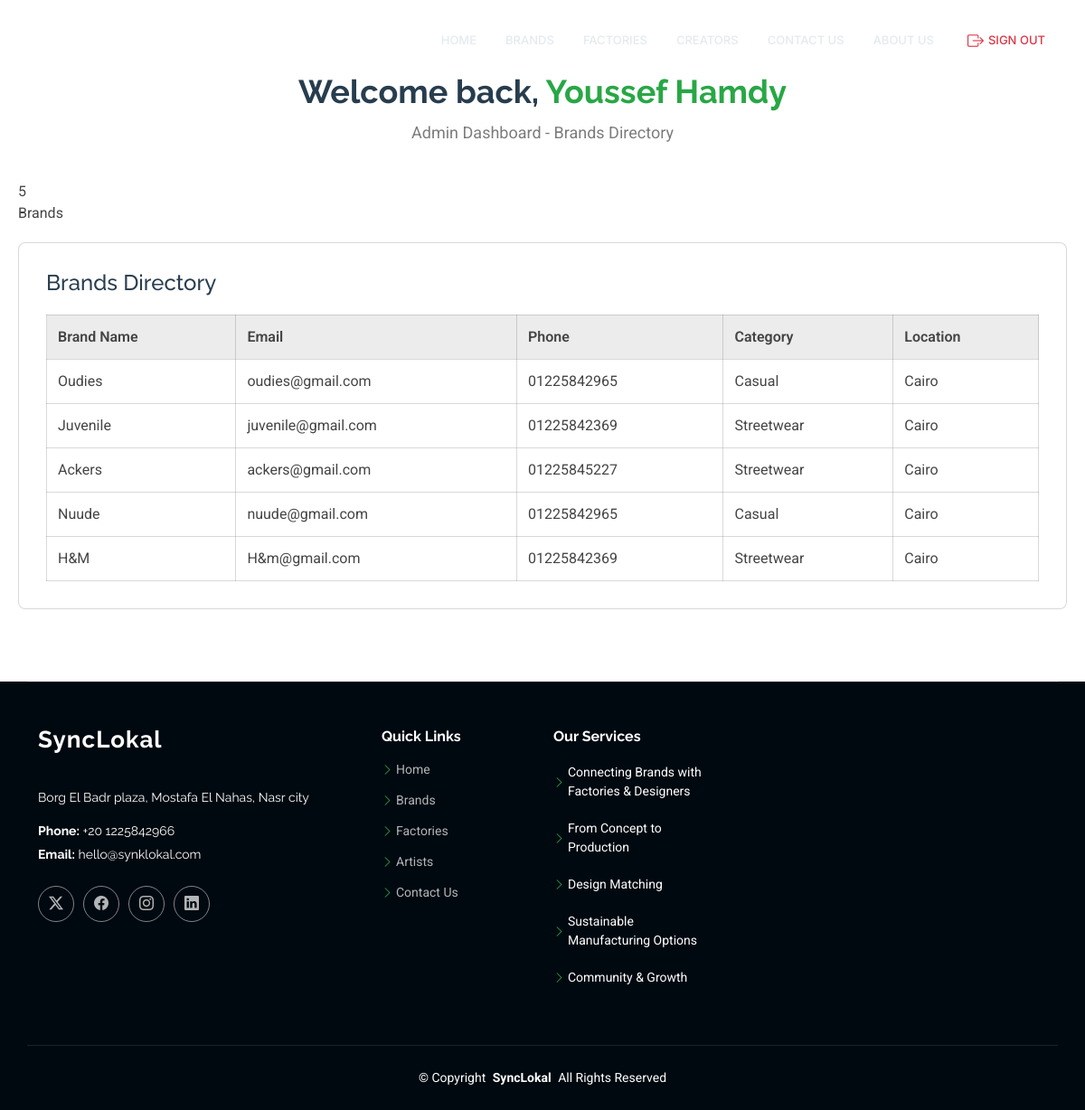
Page /admin_dash/brands_directory.php (signed in) on the committed database.
### tables this page shows
CREATE TABLE `website_admin` (
  `Admin_ID` int(11) NOT NULL,
  `First_Name` varchar(100) DEFAULT NULL,
  `Last_Name` varchar(100) DEFAULT NULL,
  `Email` varchar(100) DEFAULT NULL,
  `Phone` varchar(20) DEFAULT NULL,
  `Password` varchar(255) DEFAULT NULL
);

CREATE TABLE `brand` (
  `Brand_ID` int(11) NOT NULL,
  `Brand_Name` varchar(100) DEFAULT NULL,
  `Email` varchar(100) DEFAULT NULL,
  `Phone` varchar(20) DEFAULT NULL,
  `Category` varchar(50) DEFAULT NULL,
  `Location` varchar(100) DEFAULT NULL,
  `Website_URL` varchar(100) DEFAULT NULL,
  `User_ID` int(11) DEFAULT NULL,
  `image_data` longblob DEFAULT NULL,
  `image_mime_type` varchar(50) DEFAULT NULL
);

### admin_dash/brands_directory.php (the view, shortened to what this page needs)
<?php
require_once '../db_connect.php';
$admin_id = $_SESSION['admin_id'] ?? null;
$admin_user = ['First_Name' => 'Admin', 'Last_Name' => ''];
try {
    $stmt = $conn->prepare("SELECT First_Name, Last_Name FROM website_admin WHERE Admin_ID = ?");
    $stmt->execute([$admin_id]);
    $result = $stmt->fetch(PDO::FETCH_ASSOC);
    if ($result !== false) {
        $admin_user = $result;
    } else {
        $error = "Admin user not found.";
    }
    $brands_query = "SELECT Brand_Name, Email, Phone, Category, Location FROM brand";
    $stmt = $conn->prepare($brands_query);
    $stmt->execute();
    $brands = $stmt->fetchAll(PDO::FETCH_ASSOC);
    $brand_count = count($brands);
} catch (PDOException $e) {
    $error = "Error: " . $e->getMessage();
}
?>
<!DOCTYPE html>
<html lang="en">
<head>
  <link href="../assets/vendor/bootstrap/css/bootstrap.min.css" rel="stylesheet">
  <link href="../assets/vendor/bootstrap-icons/bootstrap-icons.css" rel="stylesheet">
  <link href="../assets/vendor/aos/aos.css" rel="stylesheet">
  <link href="../assets/vendor/glightbox/css/glightbox.min.css" rel="stylesheet">
  <link href="../assets/vendor/swiper/swiper-bundle.min.css" rel="stylesheet">
  <link href="../assets/css/main.css" rel="stylesheet">
</head>
<body class="index-page">
  <header id="header" class="header d-flex align-items-center fixed-top">
    <div class="container-fluid container-xl position-relative d-flex align-items-center">
      <a href="../index.html" class="logo d-flex align-items-center me-auto">
        <h1 class="sitename">SyncLokal</h1>
      </a>
      <nav id="navmenu" class="navmenu">
        <ul>
          <li><a href="/Grad/Grad2/index.php">Home</a></li>
          <li><a href="/Grad/Grad2/brands.php">Brands</a></li>
          <li><a href="/Grad/Grad2/factories.php">Factories</a></li>
          <li><a href="/Grad/Grad2/creators.php">Creators</a></li>
          <li><a href="/Grad/Grad2/contact.php">Contact Us</a></li>
          <li><a href="/Grad/Grad2/about.php">About us</a></li>
          <li><a href="/Grad/Grad2/signout.php" class="text-danger"><i class="bi bi-box-arrow-right"></i> Sign Out</a></li>
        </ul>
      </nav>
    </div>
  </header>
  <main class="main">
    <section class="dashboard-section">
      <div class="dashboard-container">
        <div class="welcome-message" id="welcomeMessage">
          <h2>Welcome back, <span><?= htmlspecialchars($admin_user['First_Name'] . ' ' . $admin_user['Last_Name']) ?></span></h2>
          <p class="subtitle">Admin Dashboard - Brands Directory</p>
        </div>
        <div class="stats-overview" data-aos="fade-up">
          <div class="stat-item">
            <div class="value"><?= $brand_count ?></div>
            <div class="label">Brands</div>
          </div>
        </div>
        <div class="widget" data-aos="fade-up">
          <h3>Brands Directory</h3>
          <table>
            <thead>
              <tr>
                <th>Brand Name</th>
                <th>Email</th>
                <th>Phone</th>
                <th>Category</th>
                <th>Location</th>
              </tr>
            </thead>
            <tbody>
              <?php foreach ($brands as $brand): ?>
                <tr>
                  <td><?= htmlspecialchars($brand['Brand_Name']) ?></td>
                  <td><?= htmlspecialchars($brand['Email']) ?></td>
                  <td><?= htmlspecialchars($brand['Phone']) ?></td>
                  <td><?= htmlspecialchars($brand['Category']) ?></td>
                  <td><?= htmlspecialchars($brand['Location']) ?></td>
                </tr>
              <?php endforeach; ?>
            </tbody>
          </table>
        </div>
      </div>
    </section>
  </main>
  <footer id="footer" class="footer dark-background">
    <div class="container footer-top">
      <div class="row gy-4">
        <div class="col-lg-4 col-md-6 footer-about">
          <a href="../index.html" class="logo d-flex align-items-center">
            <span class="sitename">SyncLokal</span>
          </a>
          <div class="footer-contact pt-3">
            <p>Borg El Badr plaza, Mostafa El Nahas, Nasr city</p>
            <p class="mt-3"><strong>Phone:</strong> <span>+20 1225842966</span></p>
            <p><strong>Email:</strong> <span>hello@synklokal.com</span></p>
          </div>
          <div class="social-links d-flex mt-4">
            <a href=""><i class="bi bi-twitter-x"></i></a>
            <a href=""><i class="bi bi-facebook"></i></a>
            <a href=""><i class="bi bi-instagram"></i></a>
            <a href=""><i class="bi bi-linkedin"></i></a>
          </div>
        </div>
                <div class="col-lg-2 col-md-3 footer-links">
          <h4>Quick Links</h4>
          <ul>
            <li><i class="bi bi-chevron-right"></i> <a href="index.php">Home</a></li>
            <li><i class="bi bi-chevron-right"></i> <a href="brands.php">Brands</a></li>
            <li><i class="bi bi-chevron-right"></i> <a href="factories.php">Factories</a></li>
            <li><i class="bi bi-chevron-right"></i> <a href="artists.php">Artists</a></li>
            <li><i class="bi bi-chevron-right"></i> <a href="contact.php">Contact Us</a></li>
          </ul>
        </div>
        <div class="col-lg-2 col-md-3 footer-links">
          <h4>Our Services</h4>
          <ul>
            <li><i class="bi bi-chevron-right"></i> Connecting Brands with Factories & Designers</li>
            <li><i class="bi bi-chevron-right"></i> From Concept to Production</li>
            <li><i class="bi bi-chevron-right"></i> Design Matching</li>
            <li><i class="bi bi-chevron-right"></i> Sustainable Manufacturing Options</li>
            <li><i class="bi bi-chevron-right"></i> Community & Growth</li>
          </ul>
        </div>
      </div>
    </div>
    <div class="container copyright text-center mt-4">
      <p>© <span>Copyright</span> <strong class="px-1 sitename">SyncLokal</strong> <span>All Rights Reserved</span></p>
    </div>
  </footer>
</body>
</html>

### admin_dash/brands_directory.php (style rules this page uses)
.dashboard-section { padding: 80px 0; background-color: var(--surface-color); }
.dashboard-container { max-width: 1200px; margin: 0 auto; padding: 0 20px; }
.welcome-message { text-align: center; margin-bottom: 40px; }
.welcome-message h2 { color: var(--heading-color); font-family: var(--heading-font); font-size: 36px; font-weight: 700; margin: 0; }
.welcome-message p.subtitle { color: color-mix(in srgb, var(--default-color), transparent 30%); font-size: 18px; margin-top: 10px; }
.welcome-message span { color: var(--accent-color); }
.welcome-message.animate h2 { animation: fadeInSlideUp 1s ease-out forwards; }
.widget { background-color: var(--surface-color); border: 1px solid color-mix(in srgb, var(--default-color), transparent 80%); border-radius: 8px; padding: 30px; margin-top: 20px; }
.widget h3 { color: var(--heading-color); font-size: 24px; font-family: var(--heading-font); margin-bottom: 15px; }
.widget table { width: 100%; border-collapse: collapse; margin-top: 20px; }
.widget th, .widget td { padding: 12px; border: 1px solid color-mix(in srgb, var(--default-color), transparent 80%); text-align: left; }
.widget th { background-color: color-mix(in srgb, var(--default-color), transparent 90%); font-weight: 600; }
.navmenu .text-danger { font-family: 'Inter', sans-serif; display: flex; align-items: center; gap: 5px; }
.navmenu .text-danger i { font-size: 18px; }

### rows in the picture
website_admin: First_Name+Last_Name "Youssef Hamdy"
brand: Brand_Name "Oudies", Email "oudies@gmail.com", Phone "01225842965", Category "Casual", Location "Cairo"
brand: Brand_Name "Juvenile", Email "juvenile@gmail.com", Phone "01225842369", Category "Streetwear", Location "Cairo"
brand: Brand_Name "Ackers", Email "ackers@gmail.com", Phone "01225845227", Category "Streetwear", Location "Cairo"
brand: Brand_Name "Nuude", Email "nuude@gmail.com", Phone "01225842965", Category "Casual", Location "Cairo"
brand: Brand_Name "H&M", Email "H&m@gmail.com", Phone "01225842369", Category "Streetwear", Location "Cairo"

### other values in the picture
$brand_count "5"
